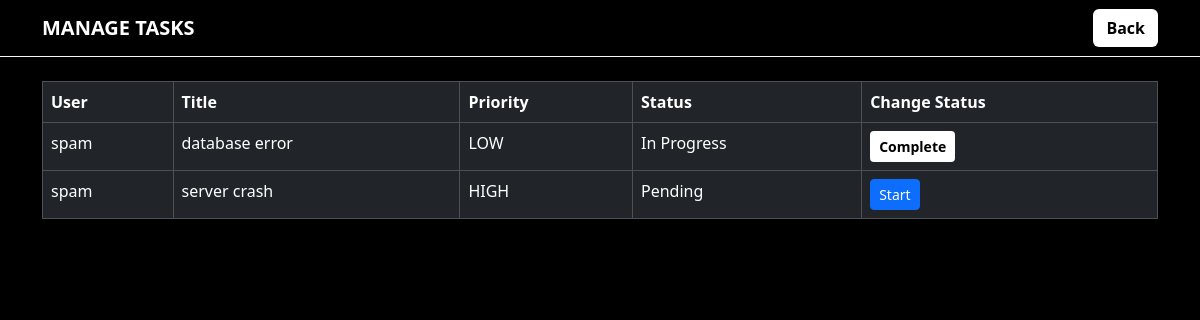
/manage_tasks (signed in), run on the app's committed database.
### tables this page shows
CREATE TABLE tasks (
            id INTEGER PRIMARY KEY AUTOINCREMENT,
            title TEXT NOT NULL,
            description TEXT NOT NULL,
            status TEXT DEFAULT 'Pending',
            priority TEXT,
            due_date DATE,
            user_id INTEGER,
            FOREIGN KEY (user_id) REFERENCES users(id)

        );

CREATE TABLE users (
            id INTEGER PRIMARY KEY AUTOINCREMENT,
            username TEXT NOT NULL,
            email TEXT NOT NULL,
            password TEXT NOT NULL,
            role TEXT DEFAULT 'user'
        );

### app.py (the view)
@app.route("/manage_tasks")
def manage_tasks():
    if session.get('role')!='admin':
        return redirect(url_for("login"))
    conn = getdb()
    cursor = conn.cursor()
    cursor.execute("""
        SELECT t.id, t.title, t.description, t.status, t.priority, t.due_date, t.user_id, u.username
        FROM tasks t
        LEFT JOIN users u ON t.user_id = u.id
        ORDER BY t.priority DESC
    """)
    tasks = cursor.fetchall()
    conn.close()
    return render_template("manage_tasks.html", tasks=tasks)

### app.py (called while the page is built)
def getdb():
    conn = sqlite3.connect(DB_PATH)
    return conn

### templates/manage_tasks.html (shortened to what this page needs)
<!DOCTYPE html>
<html>
<head>
    <link href="https://cdn.jsdelivr.net/npm/bootstrap@5.3.2/dist/css/bootstrap.min.css" rel="stylesheet">
</head>
<body>
<nav class="navbar navbar-dark bg-black border-bottom border-light">
    <div class="container">
        <span class="navbar-brand fw-bold">MANAGE TASKS</span>
        <a href="/admin_dashboard" class="btn btn-custom">Back</a>
    </div>
</nav>
<div class="container mt-4">
    <table class="table table-dark table-bordered">
        <thead>
            <tr>
                <th>User</th>
                <th>Title</th>
                <th>Priority</th>
                <th>Status</th>
                <th>Change Status</th>
            </tr>
        </thead>
        <tbody>
            {% for task in tasks %}
            <tr>
                <td>{{ task[7] if task[7] else 'Unknown' }}</td>
                <td>{{ task[1] }}</td>
                <td>{{ task[4] }}</td>
                <td>{{ task[3] }}</td>
                <td>
                    {% if task[3] == 'Pending' %}
                        <a href="/admin_start_task/{{ task[0] }}" class="btn btn-primary btn-sm" onclick="return confirm('Start this task?')">Start</a>
                    {% elif task[3] == 'In Progress' %}
                        <a href="/admin_complete_task/{{ task[0] }}" class="btn btn-custom btn-sm" onclick="return confirm('Mark this task as completed?')">Complete</a>
                    {% else %}
                        <span class="text-success">✓ Completed</span>
                    {% endif %}
                </td>
            </tr>
            {% endfor %}
        </tbody>
    </table>
</div>
</body>
</html>

### templates/manage_tasks.html (style rules this page uses)
body { background-color: #000; color: #fff; }
table { color: #fff; }
.btn-custom { background-color: #fff; color: #000; font-weight: bold; }

### data on the page
tasks: username "spam", title "database error", priority "LOW", status "In Progress"
tasks: username "spam", title "server crash", priority "HIGH", status "Pending"
